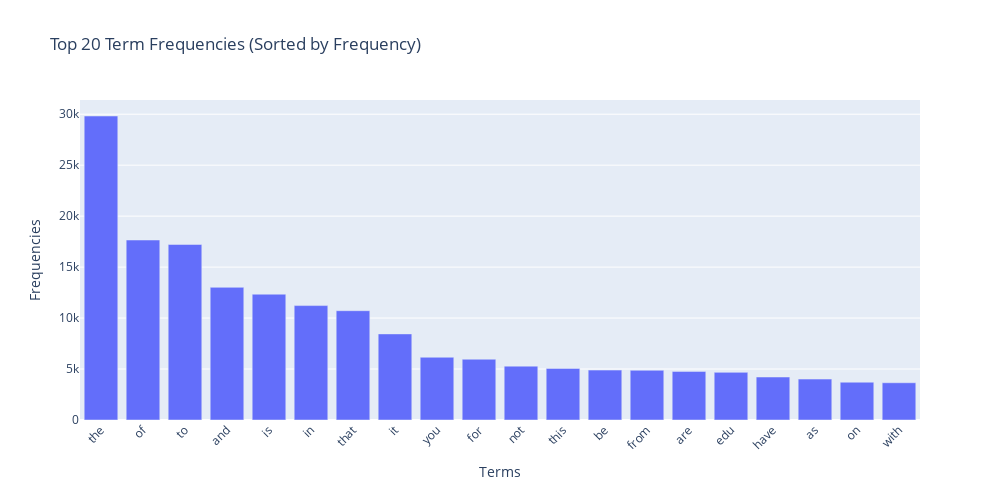

Here is the notebook cell this chart was saved with:
### Markdown cell above
### >>> **Exercise 14 (take home):** 
Additionally, you can attempt to sort the terms on the `x-axis` by frequency instead of in alphabetical order. This way the visualization is more meaninfgul and you will be able to observe the so called [long tail](https://en.wikipedia.org/wiki/Long_tail) (get familiar with this term since it will appear a lot in data mining and other statistics courses). see picture below

![alt txt](https://upload.wikimedia.org/wikipedia/commons/thumb/8/8a/Long_tail.svg/1000px-Long_tail.svg.png)

### Code cell
import numpy as np
import plotly.graph_objects as go

# Compute term frequencies
term_frequencies = np.asarray(X_counts.sum(axis=0)).flatten()
terms = count_vect.get_feature_names_out()

# Select top K most frequent terms
K = 20  
top_indices = np.argsort(term_frequencies)[-K:][::-1] 
top_terms = terms[top_indices]
top_frequencies = term_frequencies[top_indices]

# sort top terms by frequency for x-axis
sorted_indices = np.argsort(top_frequencies)[::-1] 
top_terms_sorted = top_terms[sorted_indices]
top_frequencies_sorted = top_frequencies[sorted_indices]

fig = go.Figure(data=[go.Bar(
    x=top_terms_sorted,
    y=top_frequencies_sorted
)])


fig.update_layout(
    title=f'Top {K} Term Frequencies (Sorted by Frequency)',
    xaxis_title='Terms',
    yaxis_title='Frequencies',
    xaxis_tickangle=-45,
    width=1000,
    height=500
)

fig.show()

### Figure 1 — Plotly figure (JSON) as saved in the notebook; plotly's stock layout.template omitted (floating-point values rounded to 4 significant figures)
{"data": [{"type": "bar", "x": ["the", "of", "to", "and", "is", "in", "that", "it", "you", "for", "not", "this", "be", "from", "are", "edu", "have", "as", "on", "with"], "y": [29825, 17660, 17222, 13017, 12343, 11226, 10723, 8447, 6157, 5962, 5285, 5063, 4898, 4877, 4769, 4675, 4218, 4015, 3709, 3655]}], "layout": {"height": 500, "title": {"text": "Top 20 Term Frequencies (Sorted by Frequency)"}, "width": 1000, "xaxis": {"tickangle": -45, "title": {"text": "Terms"}}, "yaxis": {"title": {"text": "Frequencies"}}}}
